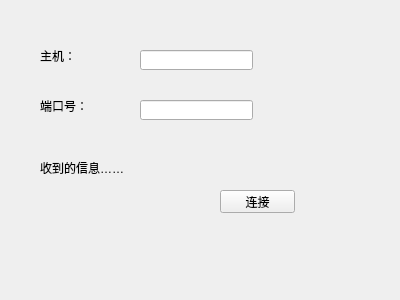
<?xml version="1.0" encoding="UTF-8"?>
<ui version="4.0">
 <class>Widget</class>
 <widget class="QWidget" name="Widget">
  <property name="geometry">
   <rect>
    <x>0</x>
    <y>0</y>
    <width>400</width>
    <height>300</height>
   </rect>
  </property>
  <property name="windowTitle">
   <string>Widget</string>
  </property>
  <widget class="QLabel" name="label">
   <property name="geometry">
    <rect>
     <x>40</x>
     <y>50</y>
     <width>54</width>
     <height>12</height>
    </rect>
   </property>
   <property name="text">
    <string>主机：</string>
   </property>
  </widget>
  <widget class="QLabel" name="label_2">
   <property name="geometry">
    <rect>
     <x>40</x>
     <y>100</y>
     <width>54</width>
     <height>12</height>
    </rect>
   </property>
   <property name="text">
    <string>端口号：</string>
   </property>
  </widget>
  <widget class="QLabel" name="messageLabel">
   <property name="geometry">
    <rect>
     <x>40</x>
     <y>160</y>
     <width>111</width>
     <height>16</height>
    </rect>
   </property>
   <property name="text">
    <string>收到的信息……</string>
   </property>
  </widget>
  <widget class="QLineEdit" name="hostLineEdit">
   <property name="geometry">
    <rect>
     <x>140</x>
     <y>50</y>
     <width>113</width>
     <height>20</height>
    </rect>
   </property>
  </widget>
  <widget class="QLineEdit" name="portLineEdit">
   <property name="geometry">
    <rect>
     <x>140</x>
     <y>100</y>
     <width>113</width>
     <height>20</height>
    </rect>
   </property>
  </widget>
  <widget class="QPushButton" name="pushButton">
   <property name="geometry">
    <rect>
     <x>220</x>
     <y>190</y>
     <width>75</width>
     <height>23</height>
    </rect>
   </property>
   <property name="text">
    <string>连接</string>
   </property>
  </widget>
 </widget>
 <layoutdefault spacing="6" margin="11"/>
 <resources/>
 <connections/>
</ui>
